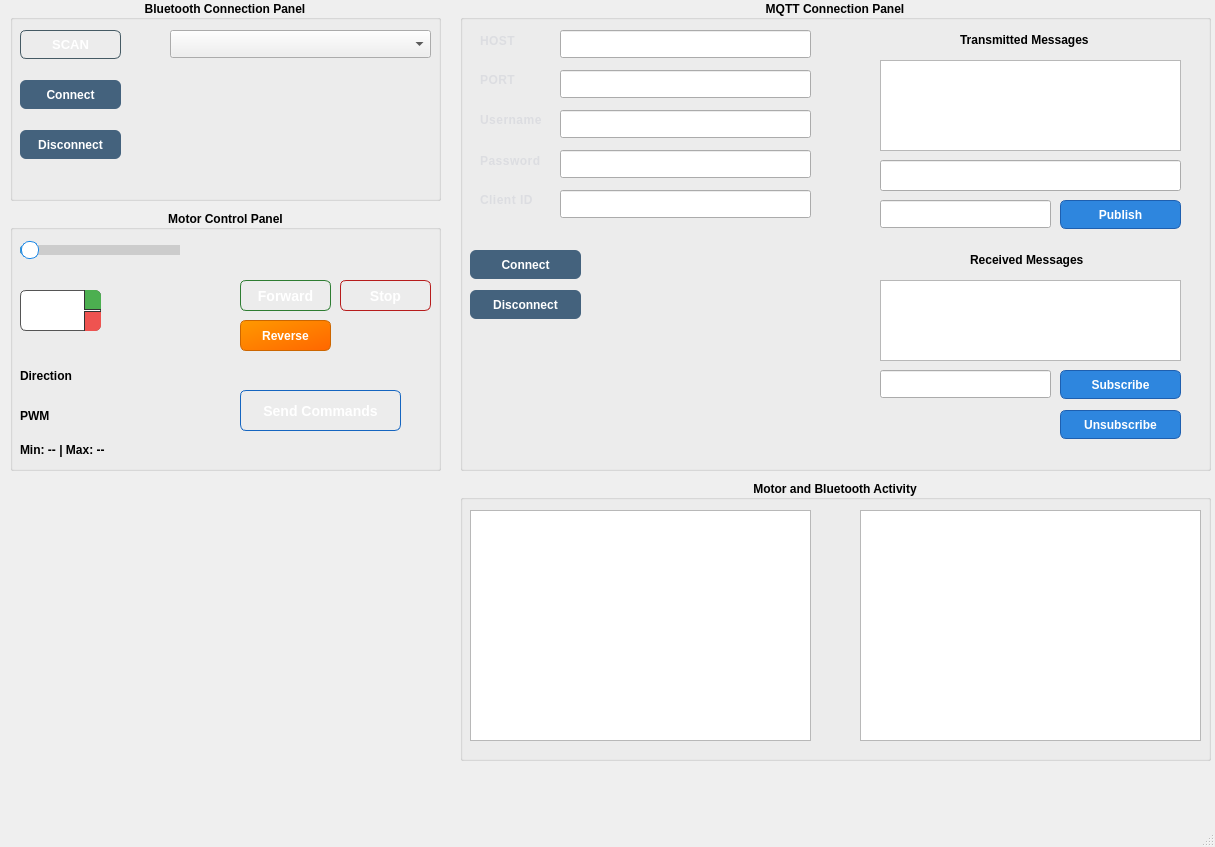
<?xml version="1.0" encoding="UTF-8"?>
<ui version="4.0">
 <class>currentMonitorFirstWindow</class>
 <widget class="QMainWindow" name="currentMonitorFirstWindow">
  <property name="geometry">
   <rect>
    <x>0</x>
    <y>0</y>
    <width>1215</width>
    <height>847</height>
   </rect>
  </property>
  <property name="windowTitle">
   <string>currentMonitorFirstWindow</string>
  </property>
  <property name="styleSheet">
   <string notr="true">background: qlineargradient(x1:0, y1:0, x2:0, y2:1,
                            stop:0 #1b2b34,
                            stop:1 #0f2027);</string>
  </property>
  <widget class="QWidget" name="centralwidget">
   <widget class="QGroupBox" name="groupBoxBluetooth">
    <property name="geometry">
     <rect>
      <x>10</x>
      <y>0</y>
      <width>431</width>
      <height>201</height>
     </rect>
    </property>
    <property name="font">
     <font>
      <bold>true</bold>
     </font>
    </property>
    <property name="styleSheet">
     <string notr="true">background: qlineargradient(x1:0, y1:0, x2:0, y2:1,
                            stop:0 #1b2b34,
                            stop:1 #0f2027);




</string>
    </property>
    <property name="title">
     <string>Bluetooth Connection Panel</string>
    </property>
    <property name="alignment">
     <set>Qt::AlignmentFlag::AlignCenter</set>
    </property>
    <widget class="QPushButton" name="disconnectFromDeviceButton">
     <property name="geometry">
      <rect>
       <x>10</x>
       <y>130</y>
       <width>101</width>
       <height>29</height>
      </rect>
     </property>
     <property name="styleSheet">
      <string notr="true">QPushButton {
    background-color: #44627D;
    color: white;
    border-radius: 6px;
    padding: 5px 10px;
}
QPushButton:hover {
    background-color: #5A7D9A;
}</string>
     </property>
     <property name="text">
      <string>Disconnect</string>
     </property>
    </widget>
    <widget class="QPushButton" name="connectToDeviceButton">
     <property name="geometry">
      <rect>
       <x>10</x>
       <y>80</y>
       <width>101</width>
       <height>29</height>
      </rect>
     </property>
     <property name="styleSheet">
      <string notr="true">QPushButton {
    background-color: #44627D;
    color: white;
    border-radius: 6px;
    padding: 5px 10px;
}
QPushButton:hover {
    background-color: #5A7D9A;
}
</string>
     </property>
     <property name="text">
      <string>Connect</string>
     </property>
    </widget>
    <widget class="QPushButton" name="scanBluetoothButton">
     <property name="geometry">
      <rect>
       <x>10</x>
       <y>30</y>
       <width>101</width>
       <height>29</height>
      </rect>
     </property>
     <property name="styleSheet">
      <string notr="true">QPushButton {
    background-color: qlineargradient(x1:0, y1:0, x2:1, y2:1,
                                      stop:0 #90A4AE, stop:1 #607D8B);
    color: white;
    font-weight: bold;
    font-size: 13px;
    border: 1px solid #455A64;
    border-radius: 6px;
    padding: 6px 10px;
}
QPushButton:hover {
    background-color: qlineargradient(x1:0, y1:0, x2:1, y2:1,
                                      stop:0 #b0bec5, stop:1 #78909c);
}
QPushButton:pressed {
    background-color: #455A64;
}
</string>
     </property>
     <property name="text">
      <string>SCAN</string>
     </property>
    </widget>
    <widget class="QComboBox" name="devicesComboBox">
     <property name="geometry">
      <rect>
       <x>160</x>
       <y>30</y>
       <width>261</width>
       <height>28</height>
      </rect>
     </property>
     <property name="styleSheet">
      <string notr="true">background: qlineargradient(
    x1:0, y1:0, x2:1, y2:1,
    stop:0 #0f2027,
    stop:0.5 #203a43,
    stop:1 #2c5364
);</string>
     </property>
    </widget>
    <widget class="QLabel" name="bluetoothStatusLabel">
     <property name="geometry">
      <rect>
       <x>160</x>
       <y>130</y>
       <width>261</width>
       <height>20</height>
      </rect>
     </property>
     <property name="styleSheet">
      <string notr="true">QLabel {
    color: #CCCCCC;
    font-size: 12px;
}</string>
     </property>
     <property name="text">
      <string/>
     </property>
    </widget>
   </widget>
   <widget class="QGroupBox" name="groupBoxMotor">
    <property name="geometry">
     <rect>
      <x>10</x>
      <y>210</y>
      <width>431</width>
      <height>261</height>
     </rect>
    </property>
    <property name="font">
     <font>
      <bold>true</bold>
     </font>
    </property>
    <property name="styleSheet">
     <string notr="true">background: qlineargradient(x1:0, y1:0, x2:0, y2:1,
                            stop:0 #1b2b34,
                            stop:1 #0f2027);


QGroupBox::title {
    subcontrol-origin: margin;
    subcontrol-position: top center;
    padding: 5px;
    font-weight: bold;
    font-size: 14px;
    color: #dddddd;
}</string>
    </property>
    <property name="title">
     <string>Motor Control Panel</string>
    </property>
    <property name="alignment">
     <set>Qt::AlignmentFlag::AlignCenter</set>
    </property>
    <widget class="QSlider" name="pwmSlider">
     <property name="geometry">
      <rect>
       <x>10</x>
       <y>30</y>
       <width>160</width>
       <height>21</height>
      </rect>
     </property>
     <property name="styleSheet">
      <string notr="true">QSlider::groove:horizontal {
    border: 1px solid #444;
    height: 8px;
    background: qlineargradient(x1:0, y1:0, x2:1, y2:0,
                                stop:0 #2c3e50, stop:1 #3498db);
    border-radius: 4px;
}

QSlider::handle:horizontal {
    background: white;
    border: 1px solid #1e88e5;
    width: 16px;
    height: 16px;
    margin: -5px 0;
    border-radius: 8px;
}

QSlider::add-page:horizontal {
    background: #ccc;
}

QSlider::sub-page:horizontal {
    background: #3498db;
    border-radius: 4px;
}
</string>
     </property>
     <property name="maximum">
      <number>100</number>
     </property>
     <property name="orientation">
      <enum>Qt::Orientation::Horizontal</enum>
     </property>
    </widget>
    <widget class="QSpinBox" name="pwmSpinBox">
     <property name="geometry">
      <rect>
       <x>10</x>
       <y>80</y>
       <width>81</width>
       <height>41</height>
      </rect>
     </property>
     <property name="styleSheet">
      <string notr="true">QSpinBox {
    background: qlineargradient(x1:0, y1:0, x2:1, y2:1,
                                stop:0 #3e3e3e, stop:1 #2c2c2c);
    color: white;
    border: 1px solid #555;
    border-radius: 6px;
    padding: 4px 8px;
    font-weight: bold;
    font-size: 14px;
}

QSpinBox::up-button {
    subcontrol-origin: border;
    subcontrol-position: top right;
    width: 16px;
    background-color: #4CAF50;
    border-left: 1px solid #333;
    border-bottom: 1px solid #333;
    border-top-right-radius: 6px;
}

QSpinBox::down-button {
    subcontrol-origin: border;
    subcontrol-position: bottom right;
    width: 16px;
    background-color: #EF5350;
    border-left: 1px solid #333;
    border-top: 1px solid #333;
    border-bottom-right-radius: 6px;
}

QSpinBox::up-arrow {
    image: url(:/icons/up-arrow.png);  /* varsayılan Qt okları da olur */
    width: 10px;
    height: 10px;
}

QSpinBox::down-arrow {
    image: url(:/icons/down-arrow.png);
    width: 10px;
    height: 10px;
}
</string>
     </property>
     <property name="maximum">
      <number>100</number>
     </property>
    </widget>
    <widget class="QPushButton" name="reverseButton">
     <property name="geometry">
      <rect>
       <x>230</x>
       <y>110</y>
       <width>91</width>
       <height>31</height>
      </rect>
     </property>
     <property name="font">
      <font>
       <pointsize>9</pointsize>
       <bold>true</bold>
      </font>
     </property>
     <property name="styleSheet">
      <string notr="true">QPushButton {
    background-color: qlineargradient(spread:pad, x1:0, y1:0, x2:1, y2:1, stop:0 #ff9900, stop:1 #ff6600);
    color: white;
    font-weight: bold;
    border: 1px solid #cc6600;
    border-radius: 6px;
    padding: 6px 12px;
}
QPushButton:hover {
    background-color: qlineargradient(spread:pad, x1:0, y1:0, x2:1, y2:1, stop:0 #ffaa33, stop:1 #ff8800);
}
QPushButton:pressed {
    background-color: #b35900;
}
</string>
     </property>
     <property name="text">
      <string>Reverse</string>
     </property>
    </widget>
    <widget class="QPushButton" name="forwardButton">
     <property name="geometry">
      <rect>
       <x>230</x>
       <y>70</y>
       <width>91</width>
       <height>31</height>
      </rect>
     </property>
     <property name="styleSheet">
      <string notr="true">QPushButton {
    background-color: qlineargradient(x1:0, y1:0, x2:1, y2:1,
                                      stop:0 #4CAF50, stop:1 #388E3C);
    color: white;
    font-weight: bold;
    font-size: 14px;
    border: 1px solid #2e7d32;
    border-radius: 6px;
    padding: 6px 12px;
}
QPushButton:hover {
    background-color: qlineargradient(x1:0, y1:0, x2:1, y2:1,
                                      stop:0 #66bb6a, stop:1 #43a047);
}
QPushButton:pressed {
    background-color: #2e7d32;
}
</string>
     </property>
     <property name="text">
      <string>Forward</string>
     </property>
    </widget>
    <widget class="QPushButton" name="stopButton">
     <property name="geometry">
      <rect>
       <x>330</x>
       <y>70</y>
       <width>91</width>
       <height>31</height>
      </rect>
     </property>
     <property name="styleSheet">
      <string notr="true">QPushButton {
    background-color: qlineargradient(x1:0, y1:0, x2:1, y2:1,
                                      stop:0 #EF5350, stop:1 #C62828);
    color: white;
    font-weight: bold;
    font-size: 14px;
    border: 1px solid #b71c1c;
    border-radius: 6px;
    padding: 6px 12px;
}
QPushButton:hover {
    background-color: qlineargradient(x1:0, y1:0, x2:1, y2:1,
                                      stop:0 #e57373, stop:1 #d32f2f);
}
QPushButton:pressed {
    background-color: #b71c1c;
}
</string>
     </property>
     <property name="text">
      <string>Stop</string>
     </property>
    </widget>
    <widget class="QLabel" name="motorStatusLabel">
     <property name="geometry">
      <rect>
       <x>230</x>
       <y>30</y>
       <width>171</width>
       <height>20</height>
      </rect>
     </property>
     <property name="styleSheet">
      <string notr="true">ui-&gt;motorStatusLabel-&gt;setStyleSheet(
    &quot;background-color: rgba(0, 0, 0, 30);&quot;
    &quot;border-radius: 5px;&quot;
    &quot;padding: 4px 8px;&quot;
    &quot;font-weight: bold;&quot;
    &quot;color: green;&quot;
);</string>
     </property>
     <property name="text">
      <string/>
     </property>
    </widget>
    <widget class="QLabel" name="directionLabel">
     <property name="geometry">
      <rect>
       <x>10</x>
       <y>150</y>
       <width>201</width>
       <height>31</height>
      </rect>
     </property>
     <property name="text">
      <string>Direction           </string>
     </property>
    </widget>
    <widget class="QPushButton" name="sendCommandsButton">
     <property name="geometry">
      <rect>
       <x>230</x>
       <y>180</y>
       <width>161</width>
       <height>41</height>
      </rect>
     </property>
     <property name="styleSheet">
      <string notr="true">QPushButton {
    background-color: qlineargradient(x1:0, y1:0, x2:1, y2:1,
                                      stop:0 #42A5F5, stop:1 #1E88E5);
    color: white;
    font-weight: bold;
    font-size: 14px;
    border: 1px solid #1565c0;
    border-radius: 6px;
    padding: 6px 12px;
}
QPushButton:hover {
    background-color: qlineargradient(x1:0, y1:0, x2:1, y2:1,
                                      stop:0 #64b5f6, stop:1 #2196f3);
}
QPushButton:pressed {
    background-color: #1565c0;
}
</string>
     </property>
     <property name="text">
      <string>Send Commands</string>
     </property>
    </widget>
    <widget class="QLabel" name="pwmValueLabel">
     <property name="geometry">
      <rect>
       <x>10</x>
       <y>190</y>
       <width>201</width>
       <height>31</height>
      </rect>
     </property>
     <property name="text">
      <string>PWM</string>
     </property>
    </widget>
    <widget class="QLabel" name="labelMinMax">
     <property name="geometry">
      <rect>
       <x>10</x>
       <y>230</y>
       <width>201</width>
       <height>20</height>
      </rect>
     </property>
     <property name="text">
      <string>Min: -- | Max: --</string>
     </property>
    </widget>
   </widget>
   <widget class="QGroupBox" name="groupBox">
    <property name="geometry">
     <rect>
      <x>460</x>
      <y>0</y>
      <width>751</width>
      <height>471</height>
     </rect>
    </property>
    <property name="font">
     <font>
      <bold>true</bold>
     </font>
    </property>
    <property name="styleSheet">
     <string notr="true">background: qlineargradient(x1:0, y1:0, x2:0, y2:1,
                            stop:0 #1b2b34,
                            stop:1 #0f2027);



</string>
    </property>
    <property name="title">
     <string>MQTT Connection Panel</string>
    </property>
    <property name="alignment">
     <set>Qt::AlignmentFlag::AlignCenter</set>
    </property>
    <widget class="QLineEdit" name="hostLineEdit">
     <property name="geometry">
      <rect>
       <x>100</x>
       <y>30</y>
       <width>251</width>
       <height>28</height>
      </rect>
     </property>
     <property name="text">
      <string/>
     </property>
    </widget>
    <widget class="QLineEdit" name="portLineEdit">
     <property name="geometry">
      <rect>
       <x>100</x>
       <y>70</y>
       <width>251</width>
       <height>28</height>
      </rect>
     </property>
     <property name="text">
      <string/>
     </property>
    </widget>
    <widget class="QLineEdit" name="usernameLineEdit">
     <property name="geometry">
      <rect>
       <x>100</x>
       <y>110</y>
       <width>251</width>
       <height>28</height>
      </rect>
     </property>
     <property name="text">
      <string/>
     </property>
    </widget>
    <widget class="QLineEdit" name="passwordLineEdit">
     <property name="geometry">
      <rect>
       <x>100</x>
       <y>150</y>
       <width>251</width>
       <height>28</height>
      </rect>
     </property>
     <property name="text">
      <string/>
     </property>
    </widget>
    <widget class="QLineEdit" name="publishLineEdit">
     <property name="geometry">
      <rect>
       <x>420</x>
       <y>160</y>
       <width>301</width>
       <height>31</height>
      </rect>
     </property>
    </widget>
    <widget class="QPushButton" name="connectMQTTButton">
     <property name="geometry">
      <rect>
       <x>10</x>
       <y>250</y>
       <width>111</width>
       <height>29</height>
      </rect>
     </property>
     <property name="styleSheet">
      <string notr="true">QPushButton {
    background-color: #44627D;
    color: white;
    border-radius: 6px;
    padding: 5px 10px;
}
QPushButton:hover {
    background-color: #5A7D9A;
}</string>
     </property>
     <property name="text">
      <string>Connect</string>
     </property>
    </widget>
    <widget class="QPushButton" name="disconnectMQTTButton">
     <property name="geometry">
      <rect>
       <x>10</x>
       <y>290</y>
       <width>111</width>
       <height>29</height>
      </rect>
     </property>
     <property name="styleSheet">
      <string notr="true">QPushButton {
    background-color: #44627D;
    color: white;
    border-radius: 6px;
    padding: 5px 10px;
}
QPushButton:hover {
    background-color: #5A7D9A;
}</string>
     </property>
     <property name="text">
      <string>Disconnect</string>
     </property>
    </widget>
    <widget class="QPushButton" name="publishButton">
     <property name="geometry">
      <rect>
       <x>600</x>
       <y>200</y>
       <width>121</width>
       <height>29</height>
      </rect>
     </property>
     <property name="styleSheet">
      <string notr="true">QPushButton {
        background-color: #2e86de;
        color: white;
        font-weight: bold;
        border: 1px solid #1e5faf;
        border-radius: 6px;
        padding: 5px 12px;
    }
    QPushButton:hover {
        background-color: #54a0ff;
    }
    QPushButton:pressed {
        background-color: #1e5faf;
    }
    QPushButton:disabled {
        background-color: #3b3b3b;
        color: #aaaaaa;
    }</string>
     </property>
     <property name="text">
      <string>Publish</string>
     </property>
    </widget>
    <widget class="QTextEdit" name="receivedTextEdit">
     <property name="geometry">
      <rect>
       <x>420</x>
       <y>280</y>
       <width>301</width>
       <height>81</height>
      </rect>
     </property>
    </widget>
    <widget class="QLabel" name="txLabel">
     <property name="geometry">
      <rect>
       <x>500</x>
       <y>30</y>
       <width>151</width>
       <height>20</height>
      </rect>
     </property>
     <property name="text">
      <string>Transmitted Messages</string>
     </property>
    </widget>
    <widget class="QLabel" name="rxLabel">
     <property name="geometry">
      <rect>
       <x>510</x>
       <y>250</y>
       <width>131</width>
       <height>20</height>
      </rect>
     </property>
     <property name="text">
      <string>Received Messages</string>
     </property>
    </widget>
    <widget class="QLineEdit" name="clientID">
     <property name="geometry">
      <rect>
       <x>100</x>
       <y>190</y>
       <width>251</width>
       <height>28</height>
      </rect>
     </property>
     <property name="text">
      <string/>
     </property>
    </widget>
    <widget class="QLineEdit" name="topicPublish">
     <property name="geometry">
      <rect>
       <x>420</x>
       <y>200</y>
       <width>171</width>
       <height>28</height>
      </rect>
     </property>
     <property name="styleSheet">
      <string notr="true">ui-&gt;setPlaceholderText(&quot;Enter topic name (e.g. motor/current)&quot;);</string>
     </property>
     <property name="text">
      <string/>
     </property>
    </widget>
    <widget class="QLabel" name="label">
     <property name="geometry">
      <rect>
       <x>20</x>
       <y>30</y>
       <width>71</width>
       <height>21</height>
      </rect>
     </property>
     <property name="styleSheet">
      <string notr="true">    QLabel {
        color: #dcdde1;
        font-size: 12px;
        font-weight: 500;
        letter-spacing: 0.5px;
    }</string>
     </property>
     <property name="text">
      <string>HOST</string>
     </property>
    </widget>
    <widget class="QLabel" name="label_2">
     <property name="geometry">
      <rect>
       <x>20</x>
       <y>70</y>
       <width>71</width>
       <height>20</height>
      </rect>
     </property>
     <property name="styleSheet">
      <string notr="true">    QLabel {
        color: #dcdde1;
        font-size: 12px;
        font-weight: 500;
        letter-spacing: 0.5px;
    }</string>
     </property>
     <property name="text">
      <string>PORT</string>
     </property>
    </widget>
    <widget class="QLabel" name="label_3">
     <property name="geometry">
      <rect>
       <x>20</x>
       <y>110</y>
       <width>71</width>
       <height>20</height>
      </rect>
     </property>
     <property name="styleSheet">
      <string notr="true">    QLabel {
        color: #dcdde1;
        font-size: 12px;
        font-weight: 500;
        letter-spacing: 0.5px;
    }</string>
     </property>
     <property name="text">
      <string>Username</string>
     </property>
    </widget>
    <widget class="QLabel" name="label_4">
     <property name="geometry">
      <rect>
       <x>20</x>
       <y>150</y>
       <width>71</width>
       <height>21</height>
      </rect>
     </property>
     <property name="styleSheet">
      <string notr="true">    QLabel {
        color: #dcdde1;
        font-size: 12px;
        font-weight: 500;
        letter-spacing: 0.5px;
    }</string>
     </property>
     <property name="text">
      <string>Password</string>
     </property>
    </widget>
    <widget class="QLabel" name="label_5">
     <property name="geometry">
      <rect>
       <x>20</x>
       <y>190</y>
       <width>71</width>
       <height>20</height>
      </rect>
     </property>
     <property name="styleSheet">
      <string notr="true">    QLabel {
        color: #dcdde1;
        font-size: 12px;
        font-weight: 500;
        letter-spacing: 0.5px;
    }</string>
     </property>
     <property name="text">
      <string>Client ID</string>
     </property>
    </widget>
    <widget class="QLineEdit" name="topicSubscribe">
     <property name="geometry">
      <rect>
       <x>420</x>
       <y>370</y>
       <width>171</width>
       <height>28</height>
      </rect>
     </property>
     <property name="text">
      <string/>
     </property>
    </widget>
    <widget class="QPushButton" name="subscribeButton">
     <property name="geometry">
      <rect>
       <x>600</x>
       <y>370</y>
       <width>121</width>
       <height>29</height>
      </rect>
     </property>
     <property name="styleSheet">
      <string notr="true">QPushButton {
        background-color: #2e86de;
        color: white;
        font-weight: bold;
        border: 1px solid #1e5faf;
        border-radius: 6px;
        padding: 5px 12px;
    }
    QPushButton:hover {
        background-color: #54a0ff;
    }
    QPushButton:pressed {
        background-color: #1e5faf;
    }
    QPushButton:disabled {
        background-color: #3b3b3b;
        color: #aaaaaa;
    }</string>
     </property>
     <property name="text">
      <string>Subscribe</string>
     </property>
    </widget>
    <widget class="QLabel" name="mqttStatusLabel">
     <property name="geometry">
      <rect>
       <x>10</x>
       <y>330</y>
       <width>281</width>
       <height>31</height>
      </rect>
     </property>
     <property name="text">
      <string/>
     </property>
    </widget>
    <widget class="QTextEdit" name="transmittedPublishTextEdit">
     <property name="geometry">
      <rect>
       <x>420</x>
       <y>60</y>
       <width>301</width>
       <height>91</height>
      </rect>
     </property>
    </widget>
    <widget class="QPushButton" name="pushButton">
     <property name="geometry">
      <rect>
       <x>600</x>
       <y>410</y>
       <width>121</width>
       <height>29</height>
      </rect>
     </property>
     <property name="styleSheet">
      <string notr="true">QPushButton {
        background-color: #2e86de;
        color: white;
        font-weight: bold;
        border: 1px solid #1e5faf;
        border-radius: 6px;
        padding: 5px 12px;
    }
    QPushButton:hover {
        background-color: #54a0ff;
    }
    QPushButton:pressed {
        background-color: #1e5faf;
    }
    QPushButton:disabled {
        background-color: #3b3b3b;
        color: #aaaaaa;
    }</string>
     </property>
     <property name="text">
      <string>Unsubscribe</string>
     </property>
    </widget>
   </widget>
   <widget class="QWidget" name="horizontalLayoutWidget_2">
    <property name="geometry">
     <rect>
      <x>10</x>
      <y>480</y>
      <width>431</width>
      <height>281</height>
     </rect>
    </property>
    <layout class="QHBoxLayout" name="chartLayout">
     <item>
      <widget class="QChartView" name="chartWidget" native="true"/>
     </item>
    </layout>
   </widget>
   <widget class="QGroupBox" name="groupBoxLog">
    <property name="geometry">
     <rect>
      <x>460</x>
      <y>480</y>
      <width>751</width>
      <height>281</height>
     </rect>
    </property>
    <property name="font">
     <font>
      <bold>true</bold>
     </font>
    </property>
    <property name="styleSheet">
     <string notr="true">background: qlineargradient(x1:0, y1:0, x2:0, y2:1,
                            stop:0 #1b2b34,
                            stop:1 #0f2027);


QGroupBox::title {
    subcontrol-origin: margin;
    subcontrol-position: top left;
    padding: 0 6px;
    color: #ffffff;
    font-weight: bold;
    font-size: 14px;
    background-color: transparent;
}</string>
    </property>
    <property name="title">
     <string>Motor and Bluetooth Activity</string>
    </property>
    <property name="alignment">
     <set>Qt::AlignmentFlag::AlignCenter</set>
    </property>
    <widget class="QTextEdit" name="bluetoothTextEdit">
     <property name="geometry">
      <rect>
       <x>10</x>
       <y>30</y>
       <width>341</width>
       <height>231</height>
      </rect>
     </property>
    </widget>
    <widget class="QTextEdit" name="alarmTextEdit">
     <property name="geometry">
      <rect>
       <x>400</x>
       <y>30</y>
       <width>341</width>
       <height>231</height>
      </rect>
     </property>
     <property name="styleSheet">
      <string notr="true">
color: gray; font-style: italic</string>
     </property>
     <property name="html">
      <string>&lt;!DOCTYPE HTML PUBLIC &quot;-//W3C//DTD HTML 4.0//EN&quot; &quot;http://www.w3.org/TR/REC-html40/strict.dtd&quot;&gt;
&lt;html&gt;&lt;head&gt;&lt;meta name=&quot;qrichtext&quot; content=&quot;1&quot; /&gt;&lt;meta charset=&quot;utf-8&quot; /&gt;&lt;style type=&quot;text/css&quot;&gt;
p, li { white-space: pre-wrap; }
hr { height: 1px; border-width: 0; }
li.unchecked::marker { content: &quot;\2610&quot;; }
li.checked::marker { content: &quot;\2612&quot;; }
&lt;/style&gt;&lt;/head&gt;&lt;body style=&quot; font-family:'Segoe UI'; font-size:9pt; font-weight:400; font-style:italic;&quot;&gt;
&lt;p style=&quot;-qt-paragraph-type:empty; margin-top:0px; margin-bottom:0px; margin-left:0px; margin-right:0px; -qt-block-indent:0; text-indent:0px; font-style:normal;&quot;&gt;&lt;br /&gt;&lt;/p&gt;&lt;/body&gt;&lt;/html&gt;</string>
     </property>
    </widget>
   </widget>
  </widget>
  <widget class="QMenuBar" name="menubar">
   <property name="geometry">
    <rect>
     <x>0</x>
     <y>0</y>
     <width>1215</width>
     <height>25</height>
    </rect>
   </property>
  </widget>
  <widget class="QStatusBar" name="statusbar"/>
 </widget>
 <customwidgets>
  <customwidget>
   <class>QChartView</class>
   <extends>QWidget</extends>
   <header>QtCharts/QChartView</header>
   <container>1</container>
  </customwidget>
 </customwidgets>
 <resources/>
 <connections/>
</ui>
